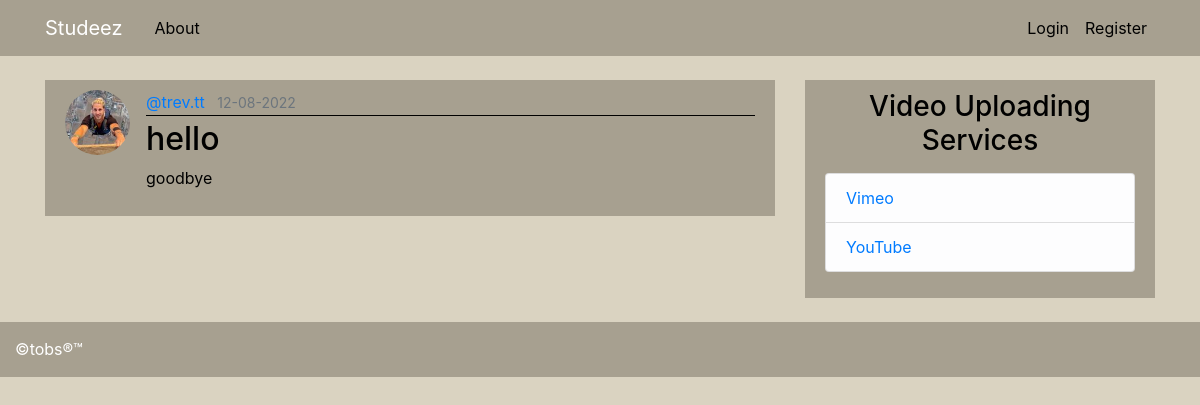
The page /post/5 on the database its author committed.
### main_app/models.py (models this page shows, shortened)
class User(db.Model, UserMixin):
    id = db.Column(db.Integer, primary_key=True)
    username = db.Column(db.String(20), unique=True, nullable=False)
    email = db.Column(db.String(120), unique=True, nullable=False)
    image_file = db.Column(db.String(20), nullable=False, default='default.jpg')
    password = db.Column(db.String(60), nullable=False)
    posts = db.relationship('Post', backref='author', lazy=True)

class Post(db.Model):
    id = db.Column(db.Integer, primary_key=True)
    title = db.Column(db.String(100), nullable=False)
    date_posted = db.Column(db.DateTime, nullable=False, default=datetime.utcnow)
    content = db.Column(db.Text, nullable=False)
    user_id = db.Column(db.Integer, db.ForeignKey('user.id'), nullable=False)

### main_app/routes.py (the view)
@app.route("/post/<int:post_id>")
def post(post_id):
    post = Post.query.get_or_404(post_id)
    return render_template('post.html', title=post.title, post=post)

### main_app/templates/post.html (shortened to what this page needs)
{% extends "layout.html" %}
{% block content %}
    <article class="media content-section">
        <img class="rounded-circle article-img" src="{{ url_for('static', filename='profile_pics/' + post.author.image_file) }}">
        <div class="media-body">
            <div class="article-metadata">
                <a class="mr-2" href="#"> {{ post.author.username }}</a>
                <small class="text-muted">{{ post.date_posted.strftime('%d-%m-%Y') }}</small>
            </div>
            <h2 class="article-title">{{ post.title }}</h2>
            <p class="article-content">{{ post.content }}</p>
        </div>
    </article>
{% endblock content %}

### main_app/static/main.css (style rules this page uses)
body { background: #dad3c1; color: #000000; margin-top: 5rem; }
h1, h2, h3, h4, h5, h6 { color: #000000; }
.content-section { background: #a7a090; padding: 10px 20px; margin-bottom: 24px; }
.article-title { color: #000000 }
.article-content { white-space: pre-line; }
.article-img { height: 65px; width: 65px; margin-right: 16px; }
.article-metadata { padding-bottom: 1px; margin-bottom: 4px; border-bottom: 1px solid #000000 }

### rows shown on the page
User: image_file (picture), author.username "@trev.tt"
Post: date_posted "12-08-2022", title "hello", content "goodbye"
